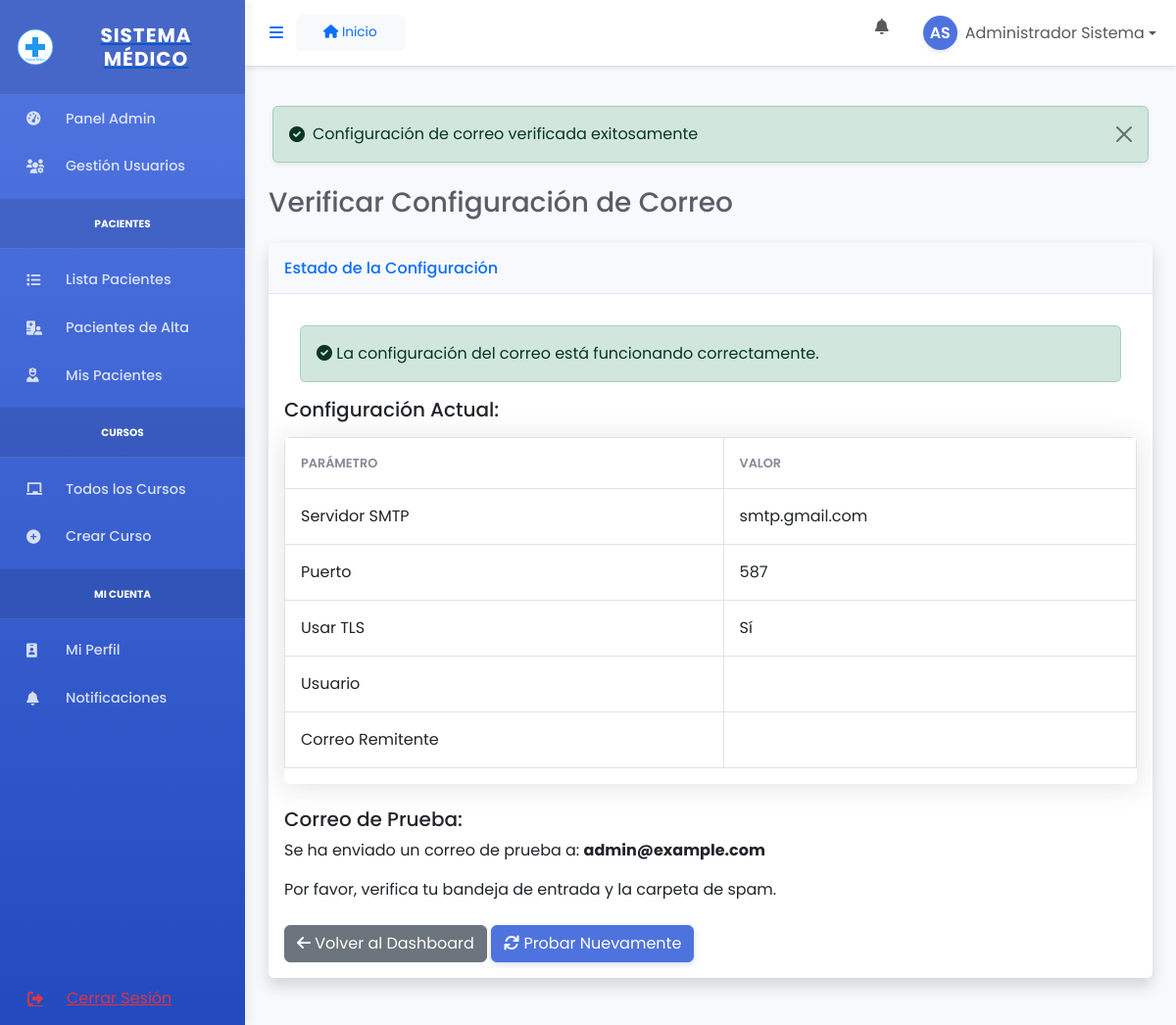
The app's page /usuarios/verificar-correo/ (signed in) with its own data.
### usuarios/models.py (models this page shows, shortened)
class Usuario(AbstractUser):
    ROLES = [
        ('administrador', 'Administrador'),
        ('docente', 'Docente'),
        ('estudiante', 'Estudiante'),
    ]
    rut = models.CharField(max_length=12, unique=True, null=True, blank=True, default='')
    rol = models.CharField(max_length=20, choices=ROLES, default='estudiante')
    activo = models.BooleanField(default=True)
    es_paciente = models.BooleanField(default=False)
    especialidad = models.CharField(max_length=100, blank=True, null=True)
    titulo_profesional = models.CharField(max_length=100, blank=True, null=True)
    anos_experiencia = models.IntegerField(default=0, blank=True, null=True)
    matricula = models.CharField(max_length=20, blank=True, null=True)
    ano_ingreso = models.IntegerField(blank=True, null=True)
    semestre_actual = models.IntegerField(blank=True, null=True)
    def get_initials(self):
        if self.first_name and self.last_name:
            return f"{self.first_name[0]}{self.last_name[0]}".upper()
        elif self.first_name:
            return self.first_name[0].upper()
        elif self.username:
            return self.username[0].upper()
        return "U"
    class Meta:
        verbose_name = 'Usuario'
        verbose_name_plural = 'Usuarios'
    def get_full_name(self):
        if self.first_name and self.last_name:
            return f"{self.first_name} {self.last_name}"
        return self.username

### usuarios/views.py (the view)
# urls.py: path('verificar-correo/', views.verificar_configuracion_correo, name='verificar_configuracion_correo'),
@login_required
@user_passes_test(es_administrador)
def verificar_configuracion_correo(request):
    try:
        config = {
            'EMAIL_HOST': settings.EMAIL_HOST,
            'EMAIL_PORT': settings.EMAIL_PORT,
            'EMAIL_USE_TLS': settings.EMAIL_USE_TLS,
            'EMAIL_HOST_USER': settings.EMAIL_HOST_USER,
            'DEFAULT_FROM_EMAIL': settings.DEFAULT_FROM_EMAIL,
        }
        test_email = request.user.email
        context = {
            'usuario': request.user,
            'fecha': timezone.now(),
        }
        html_message = render_to_string('emails/recuperar_contrasena.html', context)
        plain_message = strip_tags(html_message)
        send_mail(
            subject='Prueba de configuración de correo',
            message=plain_message,
            from_email=settings.DEFAULT_FROM_EMAIL,
            recipient_list=[test_email],
            html_message=html_message,
            fail_silently=False,
        )
        messages.success(request, 'Configuración de correo verificada exitosamente')
        return render(request, 'usuarios/verificar_correo.html', {
            'config': config,
            'test_email': test_email,
            'status': 'success'
        })
    except Exception as e:
        messages.error(request, f'Error en la configuración del correo: {str(e)}')
        return render(request, 'usuarios/verificar_correo.html', {
            'config': config,
            'test_email': test_email,
            'status': 'error',
            'error': str(e)
        })

### templates/usuarios/verificar_correo.html (shortened to what this page needs)
{% extends 'base.html' %}
{% block content %}
<div class="container-fluid">
    <div class="d-sm-flex align-items-center justify-content-between mb-4">
        <h1 class="h3 mb-0 text-gray-800">Verificar Configuración de Correo</h1>
    </div>
    <div class="row">
        <div class="col-xl-12 col-lg-12">
            <div class="card shadow mb-4">
                <div class="card-header py-3">
                    <h6 class="m-0 font-weight-bold text-primary">Estado de la Configuración</h6>
                </div>
                <div class="card-body">
                    {% if status == 'success' %}
                        <div class="alert alert-success">
                            <i class="fas fa-check-circle"></i> La configuración del correo está funcionando correctamente.
                        </div>
                    {% else %}
                        <div class="alert alert-danger">
                            <i class="fas fa-exclamation-circle"></i> Error en la configuración del correo: {{ error }}
                        </div>
                    {% endif %}
                    <h5 class="mb-3">Configuración Actual:</h5>
                    <div class="table-responsive">
                        <table class="table table-bordered">
                            <thead>
                                <tr>
                                    <th>Parámetro</th>
                                    <th>Valor</th>
                                </tr>
                            </thead>
                            <tbody>
                                <tr>
                                    <td>Servidor SMTP</td>
                                    <td>{{ config.EMAIL_HOST }}</td>
                                </tr>
                                <tr>
                                    <td>Puerto</td>
                                    <td>{{ config.EMAIL_PORT }}</td>
                                </tr>
                                <tr>
                                    <td>Usar TLS</td>
                                    <td>{{ config.EMAIL_USE_TLS|yesno:"Sí,No" }}</td>
                                </tr>
                                <tr>
                                    <td>Usuario</td>
                                    <td>{{ config.EMAIL_HOST_USER }}</td>
                                </tr>
                                <tr>
                                    <td>Correo Remitente</td>
                                    <td>{{ config.DEFAULT_FROM_EMAIL }}</td>
                                </tr>
                            </tbody>
                        </table>
                    </div>
                    <div class="mt-4">
                        <h5>Correo de Prueba:</h5>
                        <p>Se ha enviado un correo de prueba a: <strong>{{ test_email }}</strong></p>
                        <p>Por favor, verifica tu bandeja de entrada y la carpeta de spam.</p>
                    </div>
                    <div class="mt-4">
                        <a href="{% url 'admin_dashboard' %}" class="btn btn-secondary">
                            <i class="fas fa-arrow-left"></i> Volver al Dashboard
                        </a>
                        <a href="{% url 'verificar_configuracion_correo' %}" class="btn btn-primary">
                            <i class="fas fa-sync"></i> Probar Nuevamente
                        </a>
                    </div>
                </div>
            </div>
        </div>
    </div>
</div>
{% endblock %}

### templates/base.html (shortened to what this page needs)
{% load static %}
<!DOCTYPE html>
<html lang="es">
<head>
    <link href="https://cdn.jsdelivr.net/npm/bootstrap@5.3.0/dist/css/bootstrap.min.css" rel="stylesheet">
    <link href="https://cdnjs.cloudflare.com/ajax/libs/font-awesome/6.0.0/css/all.min.css" rel="stylesheet">
    <a href="" rel="stylesheet">
    <link href="{% static 'css/styles.css' %}" rel="stylesheet">
</head>
<body class="{% if request.session.tema_oscuro %}dark-mode{% endif %}">
    <div id="wrapper" class="d-flex">
        {% if user.is_authenticated %}
        <div id="sidebar-wrapper" class="border-right">
            <div class="sidebar-heading d-flex align-items-center justify-content-center py-4">
                <img src="{% static 'img/logo.svg' %}" alt="Logo" class="me-2" width="40">
                <h5 class="m-0 fw-bold">SISTEMA MÉDICO</h5>
            </div>
            <div class="list-group list-group-flush sidebar-menu">
                {% if user.rol == 'administrador' %}
                <a href="{% url 'admin_dashboard' %}" class="list-group-item list-group-item-action">
                    <div class="d-flex align-items-center">
                        <i class="fas fa-tachometer-alt me-3"></i>
                        <span>Panel Admin</span>
                    </div>
                </a>
                <a href="{% url 'lista_usuarios' %}" class="list-group-item list-group-item-action">
                    <div class="d-flex align-items-center">
                        <i class="fas fa-users-cog me-3"></i>
                        <span>Gestión Usuarios</span>
                    </div>
                </a>
                <div class="sidebar-heading sidebar-category my-2">
                    <small class="text-uppercase fw-bold">Pacientes</small>
                </div>
                <a href="{% url 'lista_pacientes' %}" class="list-group-item list-group-item-action">
                    <div class="d-flex align-items-center">
                        <i class="fas fa-list me-3"></i>
                        <span>Lista Pacientes</span>
                    </div>
                </a>
                <a href="{% url 'lista_pacientes_alta' %}" class="list-group-item list-group-item-action">
                    <div class="d-flex align-items-center">
                        <i class="fas fa-hospital-user me-3"></i>
                        <span>Pacientes de Alta</span>
                    </div>
                </a>
                <a href="{% url 'mis_pacientes' %}" class="list-group-item list-group-item-action">
                    <div class="d-flex align-items-center">
                        <i class="fas fa-user-nurse me-3"></i>
                        <span>Mis Pacientes</span>
                    </div>
                </a>
                <div class="sidebar-heading sidebar-category my-2">
                    <small class="text-uppercase fw-bold">Cursos</small>
                </div>
                <a href="{% url 'lista_cursos' %}" class="list-group-item list-group-item-action">
                    <div class="d-flex align-items-center">
                        <i class="fas fa-chalkboard me-3"></i>
                        <span>Todos los Cursos</span>
                    </div>
                </a>
                <a href="{% url 'crear_curso' %}" class="list-group-item list-group-item-action">
                    <div class="d-flex align-items-center">
                        <i class="fas fa-plus-circle me-3"></i>
                        <span>Crear Curso</span>
                    </div>
                </a>
                {% endif %}
                <div class="sidebar-heading sidebar-category my-2">
                    <small class="text-uppercase fw-bold">Mi Cuenta</small>
                </div>
                <a href="{% url 'perfil_usuario' %}" class="list-group-item list-group-item-action">
                    <div class="d-flex align-items-center">
                        <i class="fas fa-id-badge me-3"></i>
                        <span>Mi Perfil</span>
                    </div>
                </a>
                <a href="{% url 'mis_notificaciones' %}" class="list-group-item list-group-item-action">
                    <div class="d-flex align-items-center justify-content-between">
                        <div class="d-flex align-items-center">
                            <i class="fas fa-bell me-3"></i>
                            <span>Notificaciones</span>
                        </div>
                    </div>
                </a>
                <div class="mt-auto">
                    <form action="{% url 'logout' %}" method="post" class="list-group-item list-group-item-action logout-btn">
                        <button type="submit" class="btn btn-link text-danger w-100 text-start p-0">
                            <div class="d-flex align-items-center">
                                <i class="fas fa-sign-out-alt me-3"></i>
                                <span>Cerrar Sesión</span>
                            </div>
                        </button>
                    </form>
                </div>
            </div>
        </div>
        {% endif %}
        <div id="page-content-wrapper" class="flex-grow-1">
            <nav class="navbar navbar-expand-lg navbar-light bg-white border-bottom shadow-sm">
                <div class="container-fluid">
                    <button class="btn btn-link" id="menu-toggle">
                        <i class="fas fa-bars"></i>
                    </button>
                    <nav aria-label="breadcrumb" class="bg-light py-2 px-3 rounded">
                        <div class="container-fluid">
                            <ol class="breadcrumb mb-0">
                                <li class="breadcrumb-item">
                                    <a href="{% url 'dashboard' %}" class="text-decoration-none">
                                        <i class="fas fa-home"></i> Inicio
                                    </a>
                                </li>
                            </ol>
                        </div>
                    </nav>
                    {% if user.is_authenticated %}
                    <ul class="navbar-nav ms-auto">
                        <li class="nav-item dropdown me-3">
                            <a class="nav-link" href="#" id="notificationsDropdown" role="button"
                               data-bs-toggle="dropdown" aria-expanded="false">
                                <i class="fas fa-bell fa-fw"></i>
                            </a>
                        </li>
                        <li class="nav-item dropdown">
                            <a class="nav-link dropdown-toggle d-flex align-items-center" href="#" id="userDropdown" role="button"
                               data-bs-toggle="dropdown" aria-expanded="false">
                               <div class="avatar-circle me-2">
                                   <span class="initials">{{ user.get_initials }}</span>
                               </div>
                                <span class="d-none d-lg-inline">
                                    {{ user.get_full_name }}
                                </span>
                            </a>
                        </li>
                    </ul>
                    {% endif %}
                </div>
            </nav>
            <div class="container-fluid py-4">
                {% if messages %}
                <div id="django-messages" class="messages-container mb-4">
                    {% for message in messages %}
                    <div class="alert alert-{{ message.tags }} alert-dismissible fade show shadow-sm" role="alert">
                        <div class="d-flex align-items-center">
                            {% if message.tags == 'success' %}
                                <i class="fas fa-check-circle me-2"></i>
                            {% elif message.tags == 'error' or message.tags == 'danger' %}
                                <i class="fas fa-exclamation-circle me-2"></i>
                            {% elif message.tags == 'warning' %}
                                <i class="fas fa-exclamation-triangle me-2"></i>
                            {% elif message.tags == 'info' %}
                                <i class="fas fa-info-circle me-2"></i>
                            {% endif %}
                            {{ message }}
                        </div>
                        <button type="button" class="btn-close" data-bs-dismiss="alert" aria-label="Close"></button>
                    </div>
                    {% endfor %}
                </div>
                {% endif %}
                {% block content %}{% endblock %}
            </div>
        </div>
    </div>
</body>
</html>

### records on screen
Usuario: get_initials "AS", get_full_name "Administrador Sistema", email "admin@example.com"

### other values on screen
{{ message }} "Configuración de correo verificada exitosamente"
{{ config.EMAIL_HOST }} "smtp.gmail.com"
{{ config.EMAIL_PORT }} "587"
{{ config.EMAIL_USE_TLS|yesno:"Sí,No" }} "Sí"
